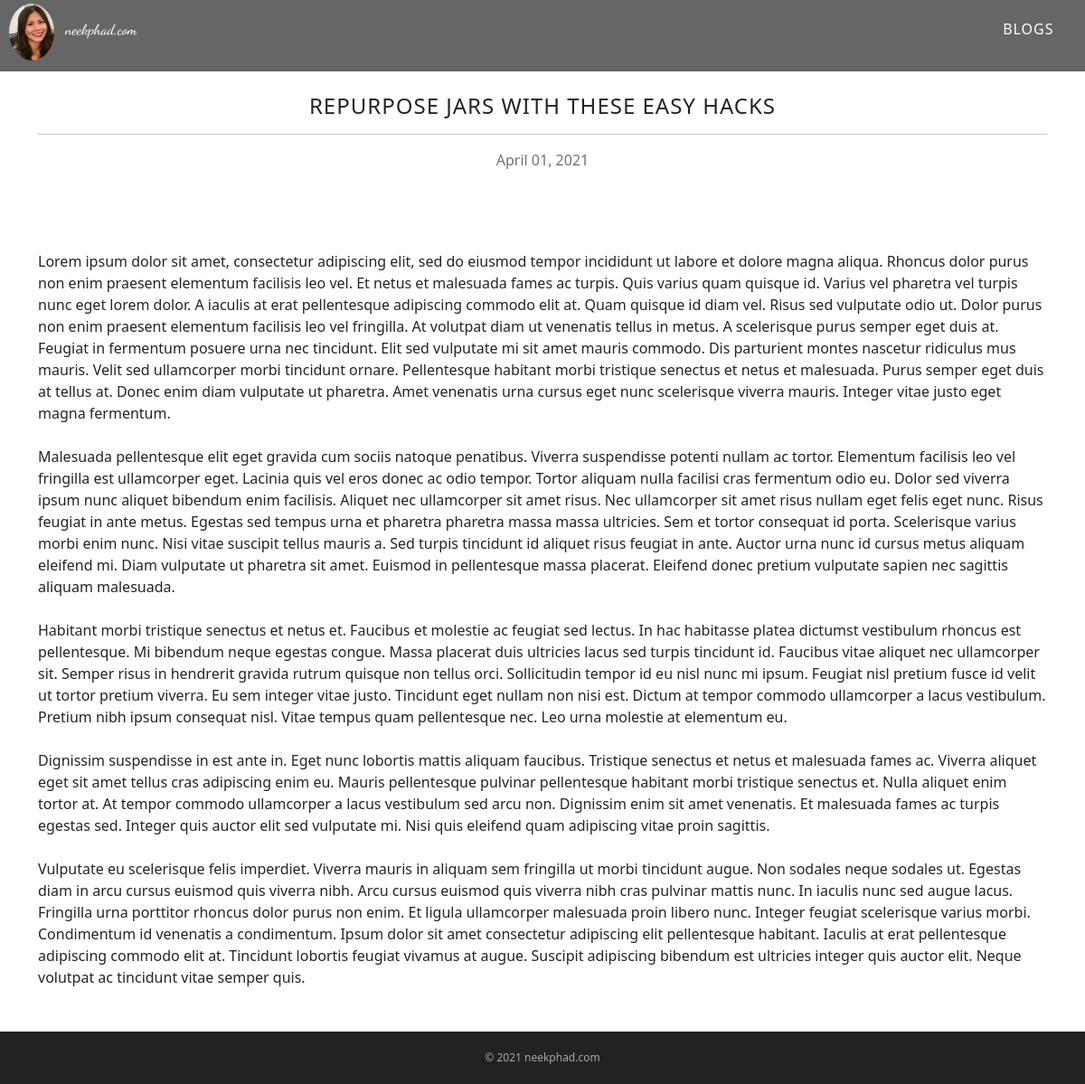
Page /blog/3/repurpose-jars-these-easy-hacks/ on the committed database.
### website/models.py (models this page shows, shortened)
class Blog(models.Model):
    title = models.CharField(max_length=200, blank=False)
    slug = models.SlugField(max_length=200, null=True, blank=False)
    description = models.TextField()
    date = models.DateField()
    image = models.ImageField(upload_to='images/', null=True, blank=True)
    url = models.URLField(blank=True)
    class Meta:
        ordering = ['-date']

### website/views.py (the view)
# urls.py: path('blog/<int:blog_id>/<slug:slug>/', views.blog_detail, name='blog_detail'),
def blog_detail(request, blog_id, slug):
    blog = get_object_or_404(Blog, pk=blog_id, slug=slug)
    return render(request, 'blog_detail.html', {'blog':blog})

### website/templates/blog_detail.html (shortened to what this page needs)
{% extends 'base.html' %}
{% load static %}
{% block content %}
<section>
<div class="container">
    <div class="row">
        <div class="col-md-12 mb-4 mt-4 center">
            <div class="blog-detail">
                <h4>{{ blog.title }}</h4>
                <hr>
                <p class="text-muted text-center">{{ blog.date|date:'F d, Y' }}</p>
                <br>
                <br>
                <br>
                <p class="card-text">{{ blog.description|safe }}</p>
            </div>
            <br>
        </div>
    </div>
</div>
</section>
{% endblock %}

### website/static/styles.css (style rules this page uses)
body { height: 100%; margin: 0; padding: 0; font-family: Arial, Helvetica, sans-serif; font-size: 16px; line-height: 1.5; position: relative; }
.blog-detail h4 { text-align: center; letter-spacing: 1px; text-transform: uppercase; font-weight: 400; }

### rows in the picture
Blog: title "REPURPOSE JARS WITH THESE EASY HACKS", date "April 01, 2021", description "Lorem ipsum dolor sit amet, consectetur adipiscing elit, sed do eiusmod tempor incididunt ut labore et dolore magna aliqua. Rhoncus dolor purus non enim praesent elementum facilisis leo vel. Et netus et malesuada fames ac turpis. Quis varius quam quisque id. Varius vel pharetra vel turpis nunc eget lorem dolor. A iaculis at erat pellentesque adipiscing commodo elit at. Quam quisque id diam vel. Risus sed vulputate odio ut. Dolor purus non enim praesent elementum facilisis leo vel fringilla. At volutpat diam ut venenatis tellus in metus. A scelerisque purus semper eget duis at. Feugiat in fermentum posuere urna nec tincidunt. Elit sed vulputate mi sit amet mauris commodo. Dis parturient…"
